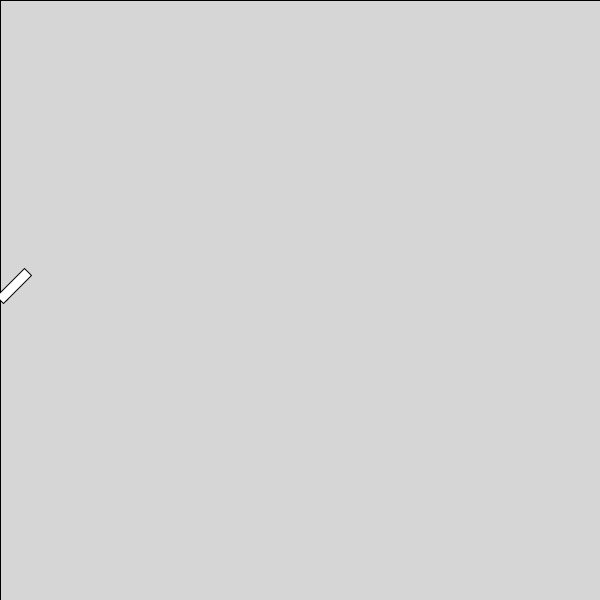
Frame 1 (no input)
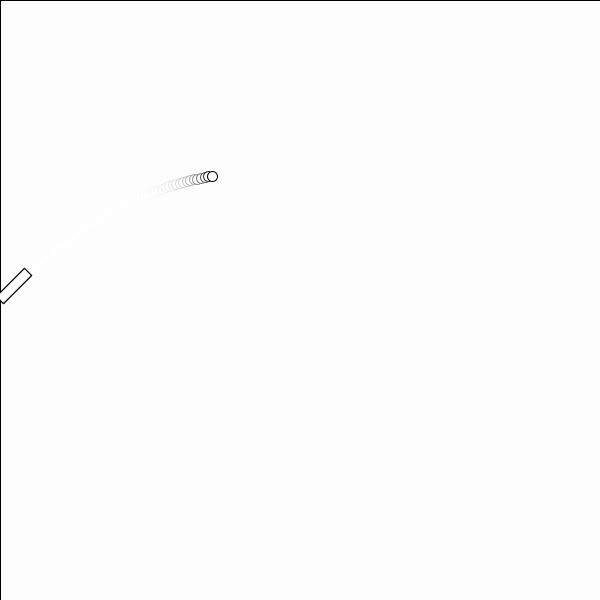
Frame 60 (the mouse pressed at the canvas centre just before this capture)
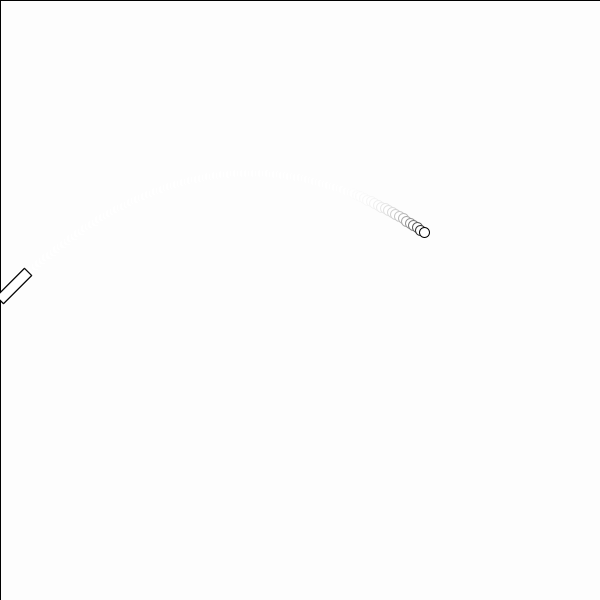
Frame 120 (the mouse held since frame 60 and released just before this capture)

The Processing sketch that drew these frames (run headless with seeded random() and noise(); from frame 60 on, the mouse is pressed at the canvas centre):

// Processing sketch: processing_151879
// ── processing_151879.pde

    float speed;
    float x;
    float y;
    float angle, vx, vy;
    float ay;
     
    void setup() {
    size(600,600);
    speed = 5;
    x = 0;
    y = 300;
    angle = radians(-45);
    vx = speed * cos(angle);
    vy = speed * sin(angle);
    ay = 0.05;
 }
     
    void draw() {
    //background(255);
    fill(255, 255, 255, 50);
    rect(0, 0, width, height);
    fill(255, 255, 255, 255);
    x = x + vx;
    y = y + vy;
    vy = vy + ay;
    ellipse(x, y, 10, 10);
     
    translate(0, 300);
    rotate(angle);
    rect(0, -5, 40, 10);
    rotate(-angle);
    translate(0, -300);
 }
 //void keyPressed() {
 //if (key == ' ') {
// x = 0;
// y = 300;
// vx = speed * cos(angle);
// vy = speed * sin(angle);
// }
// }
    void mouseMoved() {
    angle = atan2(mouseY-300, mouseX);
    }
    
    void mousePressed() {
    if (mouseButton == LEFT) {
    x =0;
    y = 300;
    vx = speed * cos(angle);
    vy = speed * sin(angle);
    }
    }
